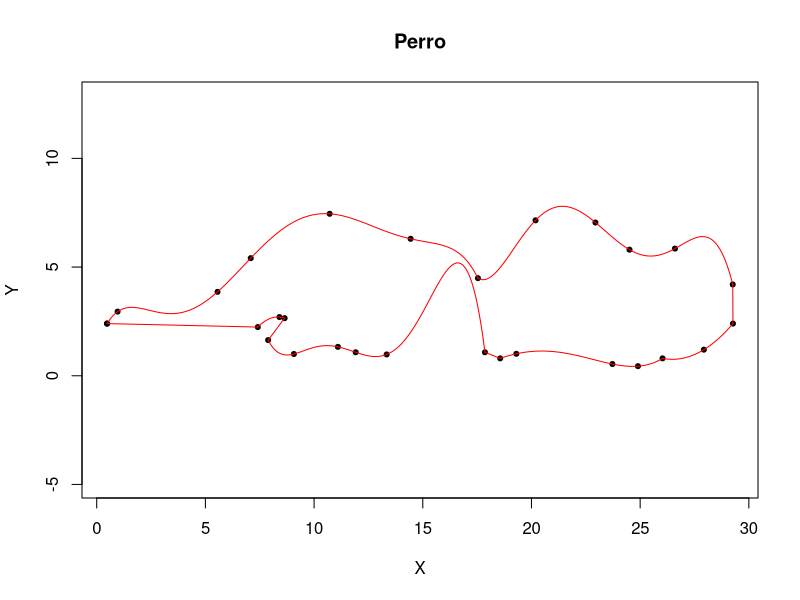

Write the R code that produced this figure.
require(pracma)

#    |  P1   |  P2   |  P3   |  P4   |  P5   |  P6   |  P7   |  P8   |  P9   |  P10  |  P11  |  P12  |  P13  |  P14  |  P15  |  P16  |  P17  |  P18  |  P19  |  P20  |  P21  |  P22  |  P23  |  P24  |  P25  |  P26  |  P27  |  P28  |  P29  |  P30  |  P31  |  P32  |  P33  |  P34  |  P35 |
x = c( 00.50 , 01.01 , 05.85 , 07.46 , 11.28 , 15.20 , 18.46 , 21.25 , 24.15 , 25.80 , 28.00 , 30.80 , 30.81 , 29.40 , 27.40 , 26.21 , 24.97 , 20.32 , 19.54 , 18.80 , 14.04 , 12.54 , 11.68 , 09.55 , 08.30 , 09.10 , 08.85 , 07.80 , 00.50)
y = c( 02.40 , 02.95 , 03.86 , 05.41 , 07.45 , 06.30 , 04.49 , 07.15 , 07.05 , 05.80 , 05.85 , 04.20 , 02.40 , 01.20 , 00.80 , 00.44 , 00.54 , 01.01 , 00.80 , 01.08 , 00.98 , 01.08 , 01.33 , 01.00 , 01.64 , 02.65 , 02.70 , 02.24 , 02.40)

x = x*0.95 #Ajuste a la imagen
op = 0
plot(x,y, pch=20, cex=1, col = "black", asp=1,xlab="X", ylab="Y", main="Perro")

Graficar<-function(x0, xn){
  xi = x[x0:xn]
  yi = y[x0:xn]
  x <- seq(x[x0], x[xn], len=100)
  y <- barylag(xi, yi, x)
  op = (8*length(xi)-2)
  #print(x,y)
  lines(x, y, col="red")
  return(op)
}
op = op + Graficar(1,7)
op = op + Graficar(7,12)
op = op + Graficar (12,13)
op = op + Graficar (13,15)
op = op + Graficar(15,19)
op = op + Graficar(19,20)
op = op + Graficar(20,25)
op = op + Graficar (25,26)
op = op + Graficar (26,28)
op = op + Graficar (28,29)

cat("Numero de operaciones: ",op,"\n")
#Graficar(9,10)